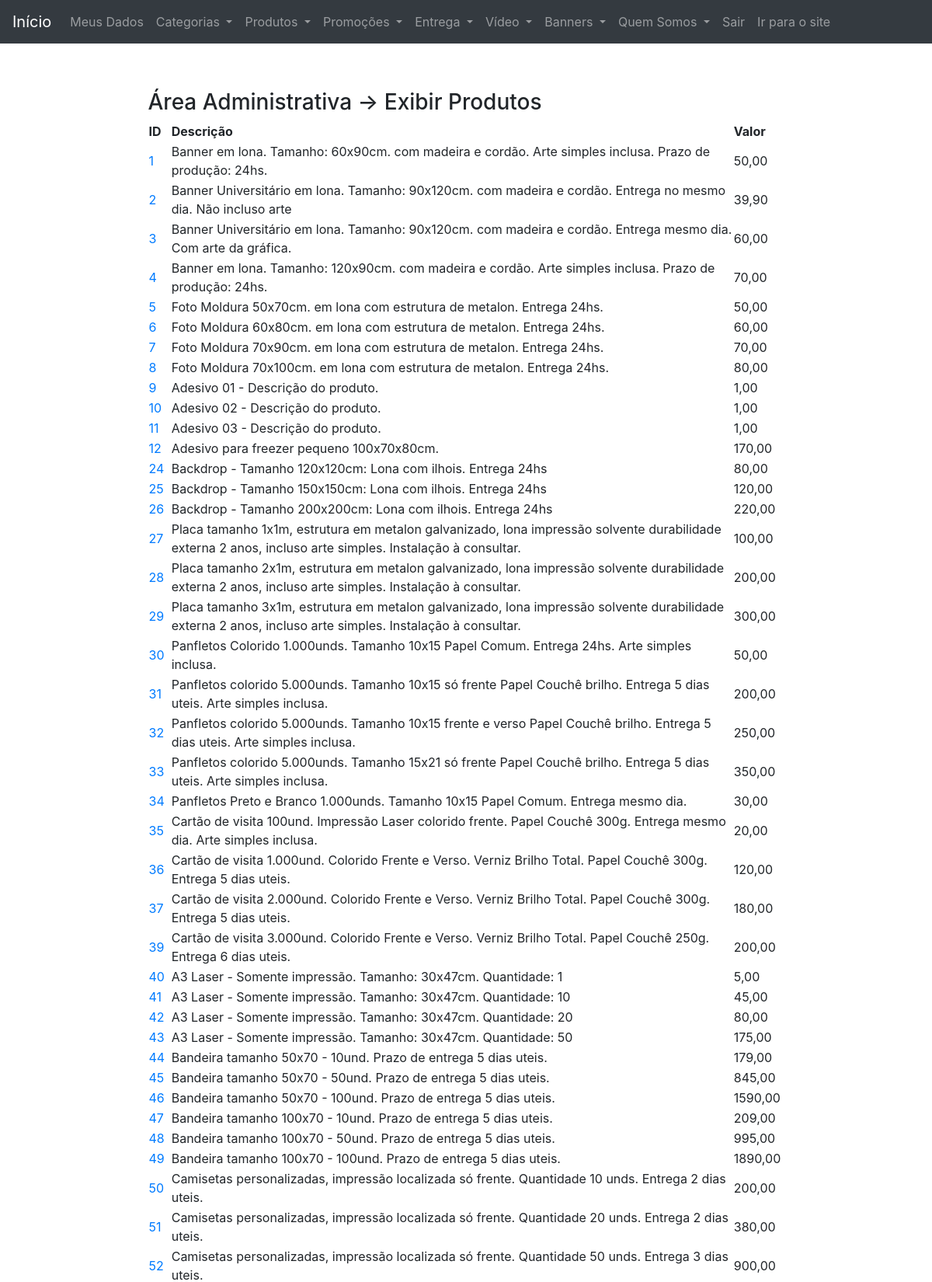
Page /contentmanage/views/admin/index.php (signed in, upper part) on the committed database.
### tables this page shows
CREATE TABLE `product` (
  `id` int(11) NOT NULL,
  `category_id` int(11) DEFAULT NULL,
  `value` varchar(200) NOT NULL,
  `description` text NOT NULL,
  `image` varchar(500) NOT NULL
);

### contentmanage/include/connect.php (called while the page is built, shortened)
<?php
class Connect {
	private static $instance;
	public static function getInstance() {
		if (! isset ( self::$instance )) {
			self::$instance = new PDO ( 'mysql:host=localhost;dbname=contentmanage;charset=utf8',
			 'adriano', '453231' );
			self::$instance->setAttribute ( \PDO::ATTR_ERRMODE, \PDO::ERRMODE_EXCEPTION );
			self::$instance->setAttribute ( \PDO::ATTR_ORACLE_NULLS, \PDO::NULL_EMPTY_STRING );
		}
		return self::$instance;
	}
}

### contentmanage/models/Product.php (called while the page is built, shortened)
<?php
include_once CONNECT . 'connect.php';
class Product
{
	private static $connect;
	public static function getAllProducts() {
		self::$connect = Connect::getInstance ();
		$response = self::$connect->query ( "select * from product" );
		$products = $response->fetchAll ( PDO::FETCH_ASSOC );
		self::$connect = null;
		return $products;
	}
}

### contentmanage/views/admin/index.php (the view, shortened to what this page needs)
<!DOCTYPE html>
<html lang="pt-br">
<head>
	<?php include_once 'include/links.php'; ?>
</head>
<body>
<?php include_once 'include/menu.php'; ?>
<div class="container-fluid">
	<div class="panel-body"
		style="width: 70%; margin-left: auto;
		margin-right: auto; margin-top: 5%;">
		<?php
		include_once MODEL . 'Product.php';
		$products = Product::getAllProducts();
		?>
		<h3>Área Administrativa -> Exibir Produtos</h3>
			<?php if ($products) {
			?>
			<table id="table" class="display">
				<thead>
					<tr>
						<th>ID</th>
						<th>Descrição</th>
            <th>Valor</th>
					</tr>
				</thead>
				<tbody>
					<?php
					foreach ($products as $product) {
						echo "
						<tr>
							<td>
								<a href='../../control/ProductControl.php?key=edit&id={$product ['id']}'
								 title='Detalhes'>
									{$product ['id']}
								</a>
							</td>
							<td>{$product ['description']}</td>
              <td>{$product ['value']}</td>
						</tr>
						";
					}
					?>
				</tbody>
			</table>
			<?php
			} ?>
	</div>
</div>
</body>
</html>

### rows in the picture
product: id "1", description "Banner em lona. Tamanho: 60x90cm. com madeira e cordão. Arte simples inclusa. Prazo de produção: 24hs.", value "50,00"
product: id "2", description "Banner Universitário em lona. Tamanho: 90x120cm. com madeira e cordão. Entrega no mesmo dia. Não incluso arte", value "39,90"
product: id "3", description "Banner Universitário em lona. Tamanho: 90x120cm. com madeira e cordão. Entrega mesmo dia. Com arte da gráfica.", value "60,00"
product: id "4", description "Banner em lona. Tamanho: 120x90cm. com madeira e cordão. Arte simples inclusa. Prazo de produção: 24hs.", value "70,00"
product: id "5", description "Foto Moldura 50x70cm. em lona com estrutura de metalon. Entrega 24hs.", value "50,00"
product: id "6", description "Foto Moldura 60x80cm. em lona com estrutura de metalon. Entrega 24hs.", value "60,00"
product: id "7", description "Foto Moldura 70x90cm. em lona com estrutura de metalon. Entrega 24hs.", value "70,00"
product: id "8", description "Foto Moldura 70x100cm. em lona com estrutura de metalon. Entrega 24hs.", value "80,00"
product: id "9", description "Adesivo 01 - Descrição do produto.", value "1,00"
product: id "10", description "Adesivo 02 - Descrição do produto.", value "1,00"
product: id "11", description "Adesivo 03 - Descrição do produto.", value "1,00"
product: id "12", description "Adesivo para freezer pequeno 100x70x80cm.", value "170,00"
product: id "24", description "Backdrop - Tamanho 120x120cm: Lona com ilhois. Entrega 24hs", value "80,00"
product: id "25", description "Backdrop - Tamanho 150x150cm: Lona com ilhois. Entrega 24hs", value "120,00"
product: id "26", description "Backdrop - Tamanho 200x200cm: Lona com ilhois. Entrega 24hs", value "220,00"
product: id "27", description "Placa tamanho 1x1m, estrutura em metalon galvanizado, lona impressão solvente durabilidade externa 2 anos, incluso arte simples. Instalação à consultar.", value "100,00"
product: id "28", description "Placa tamanho 2x1m, estrutura em metalon galvanizado, lona impressão solvente durabilidade externa 2 anos, incluso arte simples. Instalação à consultar.", value "200,00"
product: id "29", description "Placa tamanho 3x1m, estrutura em metalon galvanizado, lona impressão solvente durabilidade externa 2 anos, incluso arte simples. Instalação à consultar.", value "300,00"
product: id "30", description "Panfletos Colorido 1.000unds. Tamanho 10x15 Papel Comum. Entrega 24hs. Arte simples inclusa.", value "50,00"
product: id "31", description "Panfletos colorido 5.000unds. Tamanho 10x15 só frente Papel Couchê brilho. Entrega 5 dias uteis. Arte simples inclusa.", value "200,00"
product: id "32", description "Panfletos colorido 5.000unds. Tamanho 10x15 frente e verso Papel Couchê brilho. Entrega 5 dias uteis. Arte simples inclusa.", value "250,00"
product: id "33", description "Panfletos colorido 5.000unds. Tamanho 15x21 só frente Papel Couchê brilho. Entrega 5 dias uteis. Arte simples inclusa.", value "350,00"
product: id "34", description "Panfletos Preto e Branco 1.000unds. Tamanho 10x15 Papel Comum. Entrega mesmo dia.", value "30,00"
product: id "35", description "Cartão de visita 100und. Impressão Laser colorido frente. Papel Couchê 300g. Entrega mesmo dia. Arte simples inclusa.", value "20,00"
product: id "36", description "Cartão de visita 1.000und. Colorido Frente e Verso. Verniz Brilho Total. Papel Couchê 300g. Entrega 5 dias uteis.", value "120,00"
product: id "37", description "Cartão de visita 2.000und. Colorido Frente e Verso. Verniz Brilho Total. Papel Couchê 300g. Entrega 5 dias uteis.", value "180,00"
product: id "39", description "Cartão de visita 3.000und. Colorido Frente e Verso. Verniz Brilho Total. Papel Couchê 250g. Entrega 6 dias uteis.", value "200,00"
product: id "40", description "A3 Laser - Somente impressão. Tamanho: 30x47cm. Quantidade: 1", value "5,00"
product: id "41", description "A3 Laser - Somente impressão. Tamanho: 30x47cm. Quantidade: 10", value "45,00"
product: id "42", description "A3 Laser - Somente impressão. Tamanho: 30x47cm. Quantidade: 20", value "80,00"
product: id "43", description "A3 Laser - Somente impressão. Tamanho: 30x47cm. Quantidade: 50", value "175,00"
product: id "44", description "Bandeira tamanho 50x70 - 10und. Prazo de entrega 5 dias uteis.", value "179,00"
product: id "45", description "Bandeira tamanho 50x70 - 50und. Prazo de entrega 5 dias uteis.", value "845,00"
product: id "46", description "Bandeira tamanho 50x70 - 100und. Prazo de entrega 5 dias uteis.", value "1590,00"
product: id "47", description "Bandeira tamanho 100x70 - 10und. Prazo de entrega 5 dias uteis.", value "209,00"
product: id "48", description "Bandeira tamanho 100x70 - 50und. Prazo de entrega 5 dias uteis.", value "995,00"
product: id "49", description "Bandeira tamanho 100x70 - 100und. Prazo de entrega 5 dias uteis.", value "1890,00"
product: id "50", description "Camisetas personalizadas, impressão localizada só frente. Quantidade 10 unds. Entrega 2 dias uteis.", value "200,00"
product: id "51", description "Camisetas personalizadas, impressão localizada só frente. Quantidade 20 unds. Entrega 2 dias uteis.", value "380,00"
product: id "52", description "Camisetas personalizadas, impressão localizada só frente. Quantidade 50 unds. Entrega 3 dias uteis.", value "900,00"
